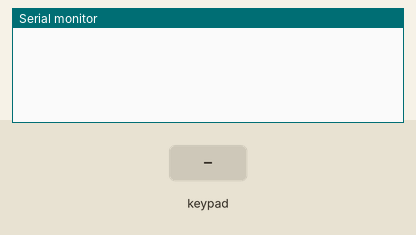
A sketch run on a simulated Arduino Uno, built with avr-gcc and run on an emulated ATmega328P. Parts: the last lines printed to the serial monitor. Wiring (inferred from the names in the program): 4×4 keypad with keys 1 2 3 A 4 5 6 B 7 8 9 C * 0 # D: rows pin 11, pin 10, pin 9, pin 8; columns pin 7, pin 6, pin 5, pin 4. The inputs (shaded band) are chosen by the test bench.

Above: at 1.2 s.
1.3 s: key '1' pressed
At 2.3 s:
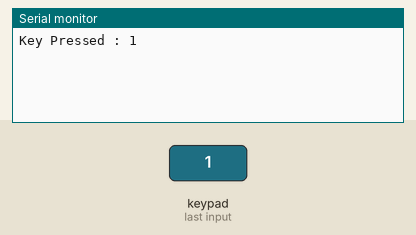
2.9 s: keypad keys 1 1 1 0 9 8 # pressed 0.4 s apart
At 6.4 s:
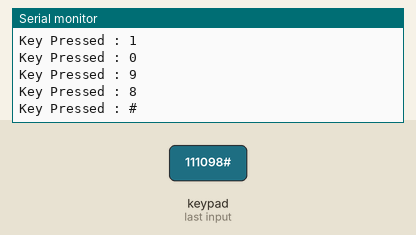
7.2 s: key 'A' pressed
At 7.9 s:
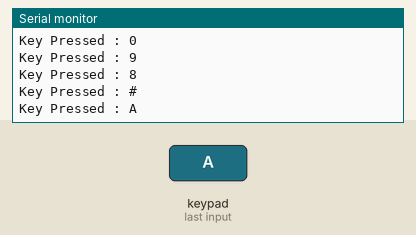
8.8 s: keypad keys 1 1 1 0 9 8 * pressed 0.4 s apart
At 12.4 s:
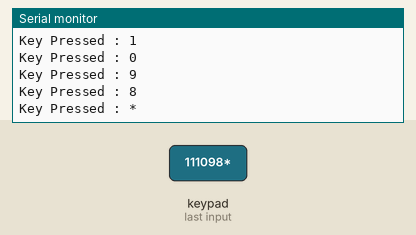
13.1 s: key 'B' pressed
At 14.4 s:
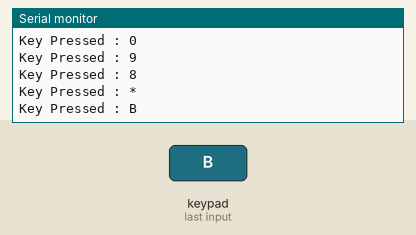
14.7 s: keypad keys 1 1 1 0 9 8 D pressed 0.4 s apart
At 18.0 s:
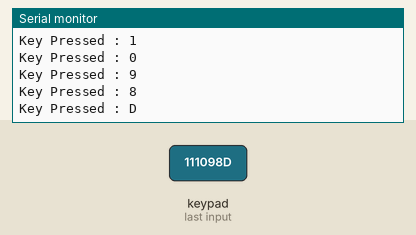
Timing chart, 0 to 19.5 s (numbered marks = the images above; inputs shaded):
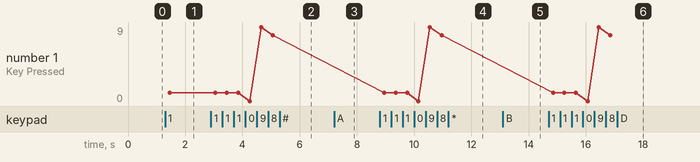

Measured:
- after the input at 1.3 s, the serial monitor: prints a new line after 0.16 s (image 1)
- after the input at 2.9 s, the serial monitor: prints a new line after 1.4 s (image 2)
- after the input at 7.2 s, the serial monitor: prints a new line after 0.15 s (image 3)
- after the input at 8.8 s, the serial monitor: prints a new line after 0.15 s (image 4)
- after the input at 13.1 s, the serial monitor: prints a new line after 0.15 s (image 5)
- after the input at 14.7 s, the serial monitor: prints a new line after 0.16 s (image 6)
- plotted number 1: 1 → 8 after the input at 2.9 s

The sketch:

NoLib-4x4.ino
```cpp
const byte ROWS = 4;
const byte COLS = 4;

char keys[ROWS][COLS] = {
  { '1', '2', '3', 'A' },
  { '4', '5', '6', 'B' },
  { '7', '8', '9', 'C' },
  { '*', '0', '#', 'D' }
};

byte rowPins[ROWS] = { 11, 10, 9, 8 };
byte colPins[COLS] = { 7, 6, 5, 4 };

void setup() {
  Serial.begin(9600);

  // Set row pins as OUTPUT and column pins as INPUT
  for (byte i = 0; i < ROWS; i++) {
    pinMode(rowPins[i], OUTPUT);
    digitalWrite(rowPins[i], HIGH);
  }

  for (byte i = 0; i < COLS; i++) {
    pinMode(colPins[i], INPUT_PULLUP);
  }
}

void loop() {
  char key = scanKeypad();

  if (key) {
    Serial.println("Key Pressed : " + String(key));
  }

  delay(10);
}

char scanKeypad() {
  for (byte row = 0; row < ROWS; row++) {
    digitalWrite(rowPins[row], LOW);

    for (byte col = 0; col < COLS; col++) {
      if (digitalRead(colPins[col]) == LOW) {
        while (digitalRead(colPins[col]) == LOW);  // Wait for key release
        digitalWrite(rowPins[row], HIGH);
        return keys[row][col];
      }
    }

    digitalWrite(rowPins[row], HIGH);
  }

  return '\0';  // No key pressed
}
```
